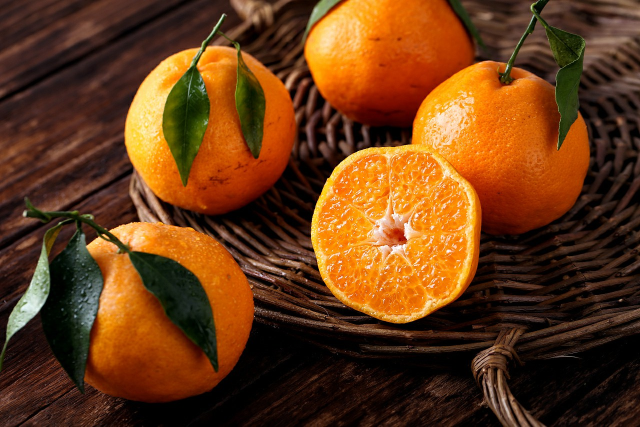
//> input picture PixelOp/1.jpg, 1280 x 853 px (shown at 1/2 size)
$ ./main   (built with g++ and OpenCV 4)
//> lines starting //> are read from the running program, lines starting //| are printed output that depends on the picture; after the words box and inside, x2 and y2 are one past the last pixel; in counts of white or black regions, pixels touching at a corner belong together
#include <opencv2/opencv.hpp>
#include <iostream>

using namespace cv;
using namespace std;

int main()
{
	//以下至 CodePart0 为 读取图像文件与预处理 操作
	Mat OriImg = imread("D:\\UserData\\Documents\\GitHub\\OpenCV\\PixelOp\\1.jpg");
//> OriImg is the input picture: 853 rows x 1280 cols, CV_8UC3; mean B, G, R 23.2, 59.1, 104.3

	namedWindow("Input Img", WINDOW_AUTOSIZE);
	imshow("Input Img", OriImg);

	const int OriChannels = OriImg.channels();	//输入图像的通道数 Grey（灰阶）为单通道、BGR（全彩）为三通道、BGRA（带透明全彩）为四通道
//> OriChannels = 3

	const int ImgCpix = OriImg.cols;	//宽度为横向像素数
//> ImgCpix = 1280
	const int ImgRpix = OriImg.rows;	//高度为图像纵向像素数
//> ImgRpix = 853

	//CodePart0

	//椒盐噪声 （像素值访问）
	{
		int n = 32768;	//噪点数目
		Mat ImgOut = Mat(OriImg.size(), OriImg.type());
		OriImg.copyTo(ImgOut);	//获取源图像副本

		srand(time(NULL));
		for (int i = 0; i < n; i++)
		{
			int R = (rand() % (ImgRpix));
			int C = (rand() % (ImgCpix));

			if (ImgOut.type() == CV_8UC1)
			{
				ImgOut.at<uchar>(R, C) = 255;
			}
			else if (OriImg.type() == CV_8UC3)
			{
				ImgOut.at<Vec3b>(R, C) = { 255, 255, 255 };
			}
			else
			{
				printf("Unknown Image Type...");
				return -1;
			}
		}
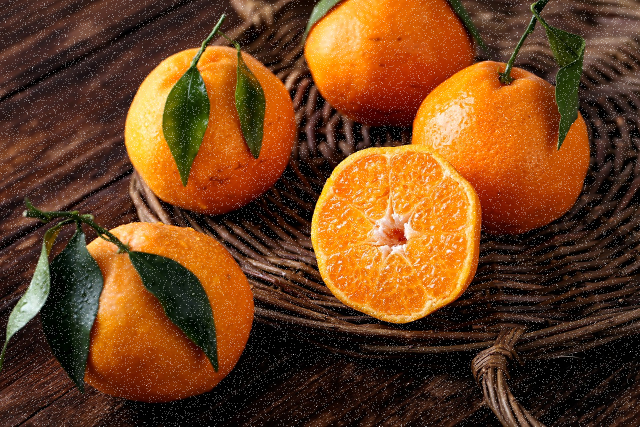
//> ImgOut: 853 rows x 1280 cols, CV_8UC3 (shown at 1/2 size); 2.95% of pixels changed, all inside (x1, y1, x2, y2) = (0, 0, 1280, 853)

		namedWindow("椒盐噪点输出", WINDOW_AUTOSIZE);
		imshow("椒盐噪点输出", ImgOut);
	}

	//图像减色 （像素遍历）
	{
		// [25 lines of commented-out code are left out]
		int div = 64;	//减色指数（减至(256/div)^channel 色）
		Mat ImgOut = Mat(OriImg.size(), OriImg.type());	//定义和源图像一样大小的图像矩阵

		int n = (int)(log(div)/log(2));

		uchar mask = 0xFF << n; //减色掩码
		uchar div2 = div >> 1;

		//定义迭代器
		MatIterator_<Vec3b> NowPix_ori = OriImg.begin<Vec3b>();
		MatIterator_<Vec3b> EndPix_ori = OriImg.end<Vec3b>();

		MatIterator_<Vec3b> NowPix_out = ImgOut.begin<Vec3b>();

		for (; NowPix_ori != EndPix_ori; NowPix_ori++, NowPix_out++)	//逐像素遍历
		{
			(*NowPix_out)[0] = (*NowPix_ori)[0] & mask + div2;
			(*NowPix_out)[1] = (*NowPix_ori)[1] & mask + div2;
			(*NowPix_out)[2] = (*NowPix_ori)[2] & mask + div2;
		}
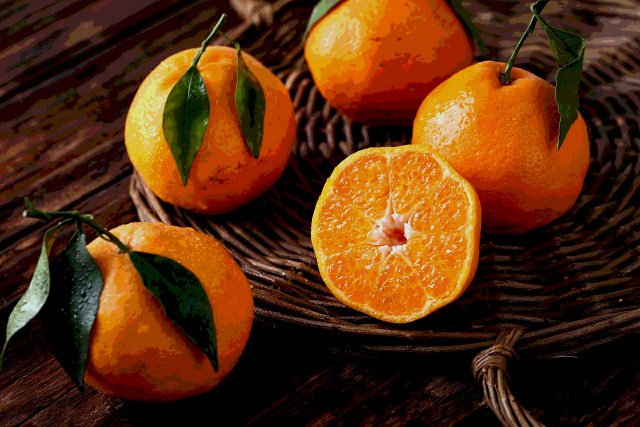
//> ImgOut: 853 rows x 1280 cols, CV_8UC3 (shown at 1/2 size); mean B, G, R 14, 46.2, 89

		namedWindow("减色输出", WINDOW_AUTOSIZE);
		imshow("减色输出", ImgOut);
		//CodePart2
	}

	//图像锐化 （掩膜操作）
	{
		// [29 lines of commented-out code are left out]
		Mat ImgOut2 = Mat(OriImg.size(), OriImg.type());
		Mat HighComp = (Mat_<char>(3, 3) << 0, -1, 0, -1, 5, -1, 0, -1, 0);
		filter2D(OriImg, ImgOut2, OriImg.depth(), HighComp);	//掩膜处理函数
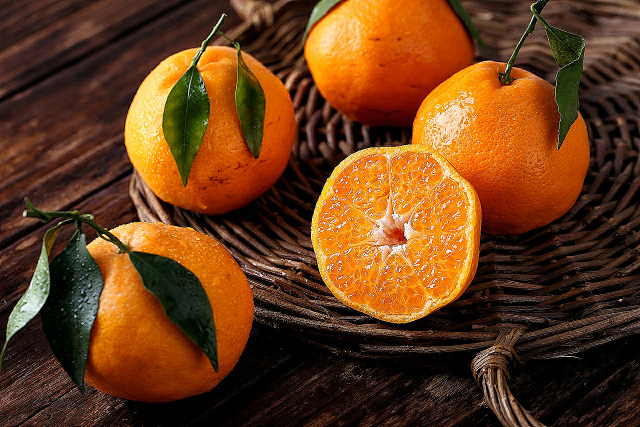
//> ImgOut2: 853 rows x 1280 cols, CV_8UC3 (shown at 1/2 size); mean B, G, R 26.1, 60.1, 103.9

		namedWindow("锐化输出", WINDOW_AUTOSIZE);
		imshow("锐化输出", ImgOut2);
		//CodePart2
	}

	//图像变形 （重映射）
	{
		Mat ImgOut = Mat(OriImg.size(), OriImg.type());

		Mat ReFX(OriImg.rows, OriImg.cols, CV_32F);
		Mat ReFY(OriImg.rows, OriImg.cols, CV_32F);

		for (int i = 0; i < OriImg.rows; i++)
		{
			for (int j = 0; j < OriImg.cols; j++)
			{
				ReFX.at<float>(i, j) = j + 5 * sin(i/10.0);
				ReFY.at<float>(i, j) = i;
			}
		}
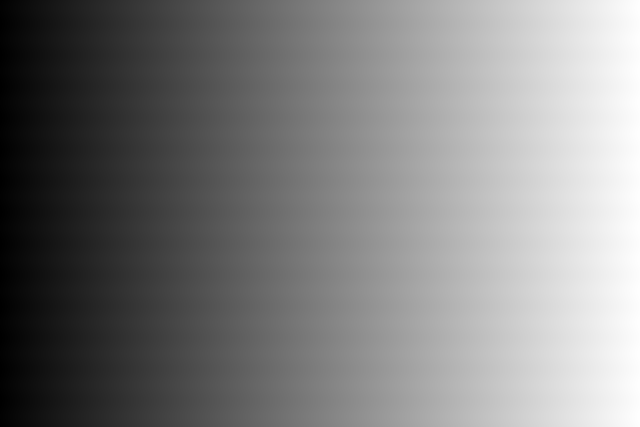
//> ReFX: 853 rows x 1280 cols, CV_32FC1 (shown at 1/2 size); min -5, max 1284, mean 639.6; drawn with min black and max white
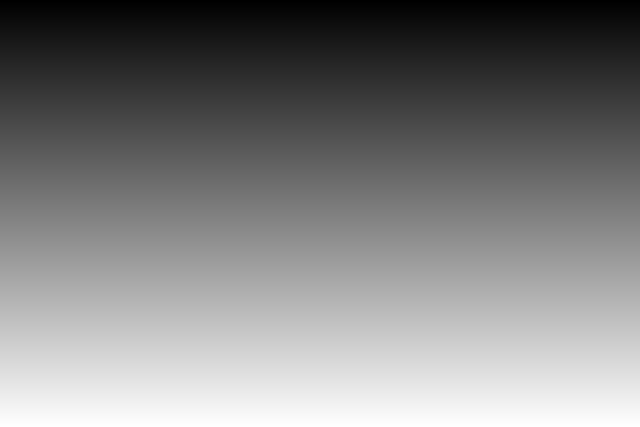
//> ReFY: 853 rows x 1280 cols, CV_32FC1 (shown at 1/2 size); min 0, max 852, mean 426; drawn with min black and max white

		remap(OriImg, ImgOut, ReFX, ReFY, INTER_LINEAR);
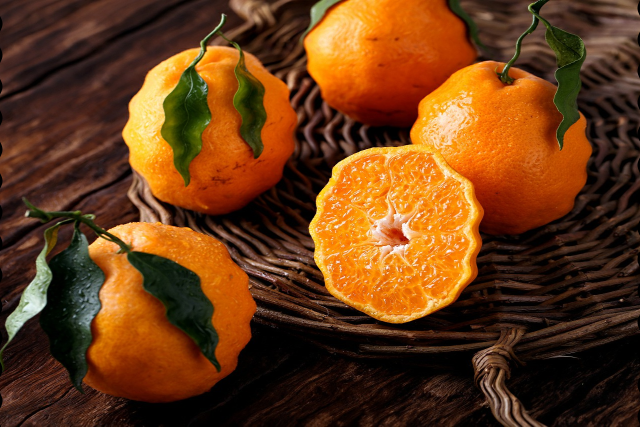
//> ImgOut: 853 rows x 1280 cols, CV_8UC3 (shown at 1/2 size); mean B, G, R 23.1, 59.1, 104.2

		namedWindow("波纹滤镜", WINDOW_AUTOSIZE);
		imshow("波纹滤镜", ImgOut);
	}

	waitKey(0);
	return 0;
}
